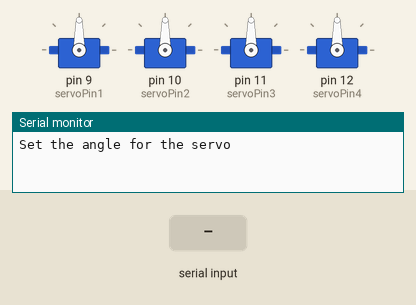
This sketch was run on a simulated Arduino Uno, built with avr-gcc and run on an emulated ATmega328P. Parts: 4 × servo, the last lines printed to the serial monitor. Inputs (shaded band) come from the test bench.

Above: at 1.2 s.
1.3 s: "30,150\n" received over Serial
At 3.3 s:
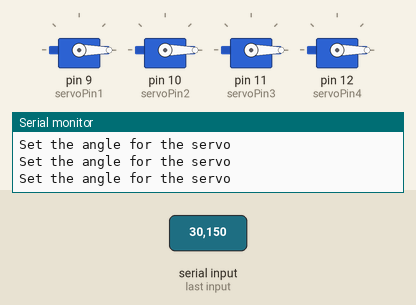
3.8 s: "90,45\n" received over Serial
At 4.6 s:
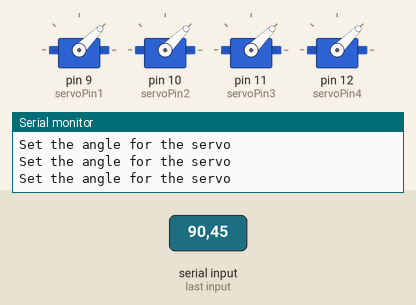
6.3 s: "200\n" received over Serial
At 7.1 s:
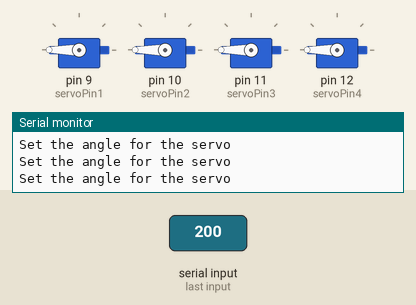
Timing chart, 0 to 9.3 s (numbered marks = the images above; inputs shaded):
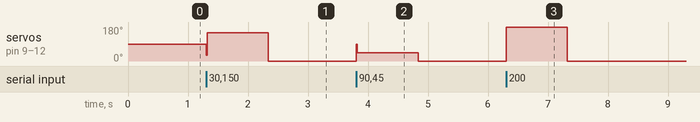

Measured:
- after the input at 1.3 s, servo on pin 9 (servoPin1), servo on pin 10 (servoPin2), servo on pin 11 (servoPin3), servo on pin 12 (servoPin4): 90° → 150° at once, → 0° 1.0 s later
- after the input at 3.8 s, servo on pin 9 (servoPin1), servo on pin 10 (servoPin2), servo on pin 11 (servoPin3), servo on pin 12 (servoPin4): 0° → 45° at once, → 0° 1.0 s later
- after the input at 6.3 s, servo on pin 9 (servoPin1), servo on pin 10 (servoPin2), servo on pin 11 (servoPin3), servo on pin 12 (servoPin4): 0° → 180° at once, → 0° 1.0 s later

The sketch:

Four_servo_test_pos.ino
```cpp
#include <Servo.h> //include the servo library

int pos=90; //declare initial position of the servo
int servoPin1 = 9; //declare pin for servo number 1
int servoPin2 = 10; //declare pin for servo number 2
int servoPin3 = 11; //declare pin for servo number 3
int servoPin4 = 12; //declare pin for servo number 4
int servoDelay =15; //delay to allow the servo to reach position;

Servo myservo1; // create a servo object for servo number 1
Servo myservo2; // create a servo object for servo number 2
Servo myservo3; // create a servo object for servo number 3
Servo myservo4; // create a servo object for servo number 4

void setup() {
  Serial.begin(9600); //start serial port
  myservo1.attach(servoPin1); //declare where is the servo number 1
  myservo2.attach(servoPin2); //declare where is the servo number 2
  myservo3.attach(servoPin3); //declare where is the servo number 3
  myservo4.attach(servoPin4); //declare where is the servo number 3
}

void loop() {
  Serial.println("Set the angle for the servo"); //prompt the user
  while(Serial.available()==0){}; //wait until information is received from the serial port
  pos = Serial.parseInt(); //read and store the position
  myservo1.write(pos);  //write position in servo 1
  myservo2.write(pos);  //write position in servo 2
  myservo3.write(pos);  //write position in servo 3
  myservo4.write(pos);  //write position in servo 4
  delay(servoDelay);  //wait for the servo to reach position
}
```
